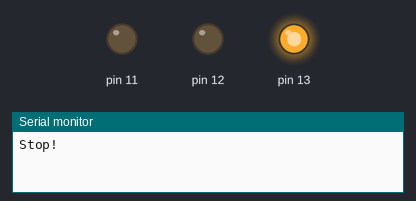
Bench run of a sketch on a simulated Arduino Uno, built with avr-gcc and run on an emulated ATmega328P. Shown: output pins drawn as LEDs (lit = HIGH), the last lines printed to the serial monitor.

Above: at 2.5 s.
At 5.5 s:
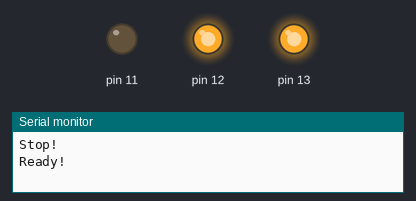
At 8.5 s:
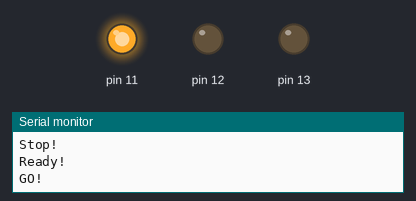
At 12.0 s:
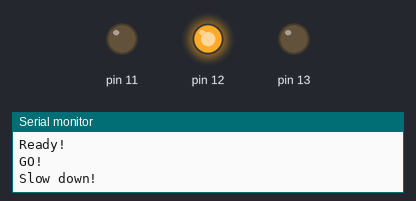
Timing chart, 0 to 16.9 s (numbered marks = the images above):
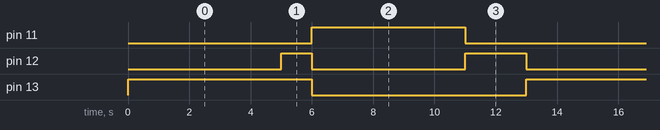

Measured:
- by itself, pin 11: alternates HIGH for 5.0 s and LOW for 8.0 s
- by itself, pin 12: repeats every 13.0 s: LOW 5.0 s, HIGH 2.0 s, LOW 5.0 s, HIGH 1.0 s
- by itself, pin 13: alternates HIGH for 6.0 s and LOW for 7.0 s

The sketch:

trafficLights.ino
```cpp
void setup() {
  pinMode(13, OUTPUT);
  pinMode(12, OUTPUT);
  pinMode(11, OUTPUT);
  Serial.begin(9600);
}

void loop() {
  Serial.println("Stop!");

  digitalWrite(13, HIGH);
  digitalWrite(12, LOW);
  digitalWrite(11, LOW);

  delay(5000);

  Serial.println("Ready!");
  digitalWrite(13, HIGH);
  digitalWrite(12, HIGH);
  digitalWrite(11, LOW);

  delay(1000);

  Serial.println("GO!");
  digitalWrite(13, LOW);
  digitalWrite(12, LOW);
  digitalWrite(11, HIGH);

  delay(5000);


  Serial.println("Slow down!");
  digitalWrite(13, LOW);
  digitalWrite(12, HIGH);
  digitalWrite(11, LOW);

  delay(1000);
  Serial.println("---That's it.---");
  delay(1000);
}
```
